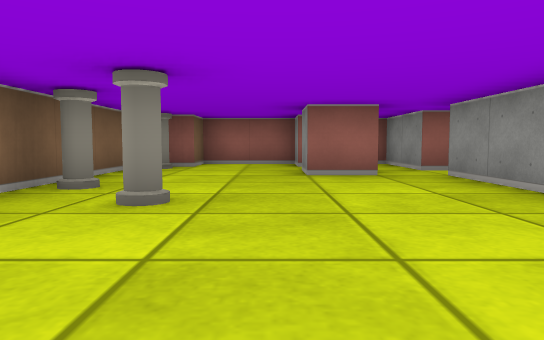
[1] (above)

16 first-person views from a walk through a cub3D level. The camera is about half as high as the walls, tilts 4° down and sees 70° across. The floor is counted in squares. Each view is taken from the middle of a square. On the plan, view 1 faces up. The plan holds only what a view shows up to about 9 squares ahead; the rest is blank. The place goes on beyond the plan.

[2]
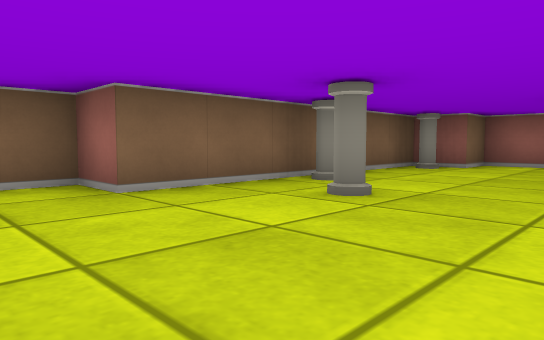

[3]
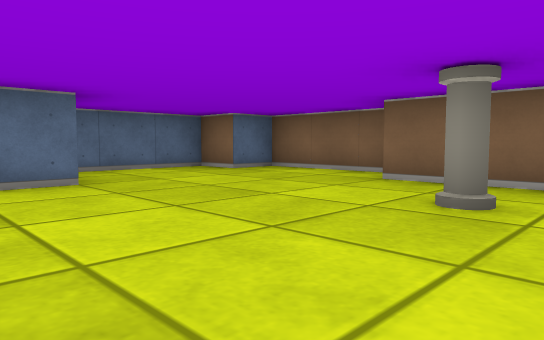

[4]
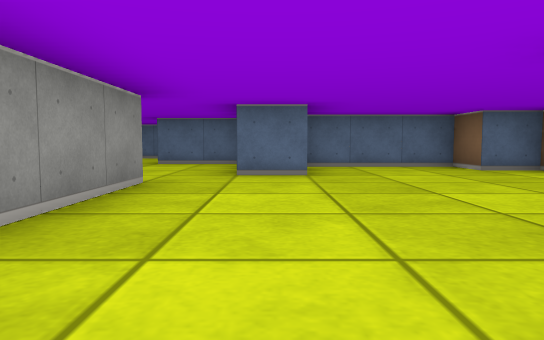

[5]
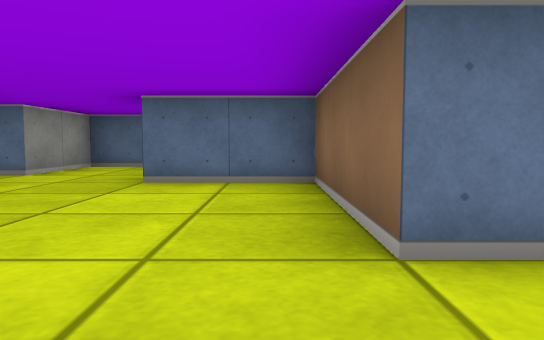

[6]
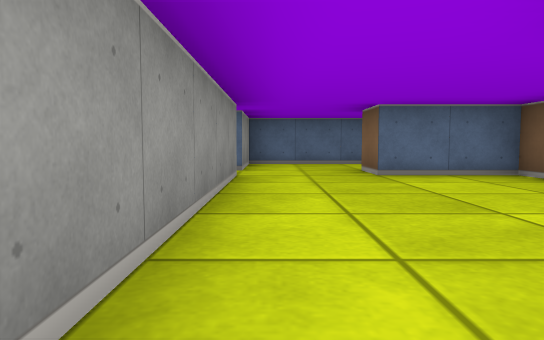

[7]
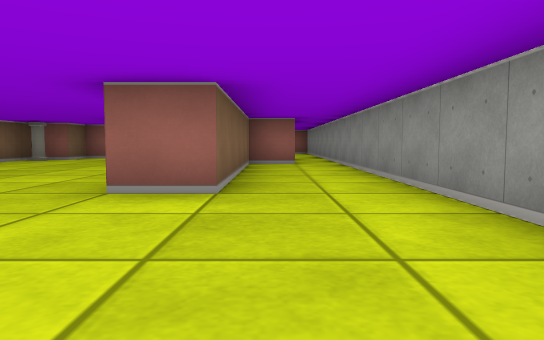

[8]
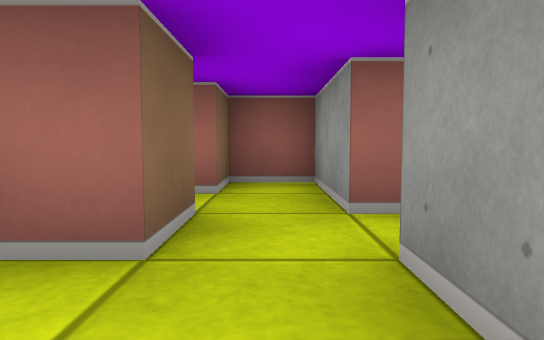

[9]
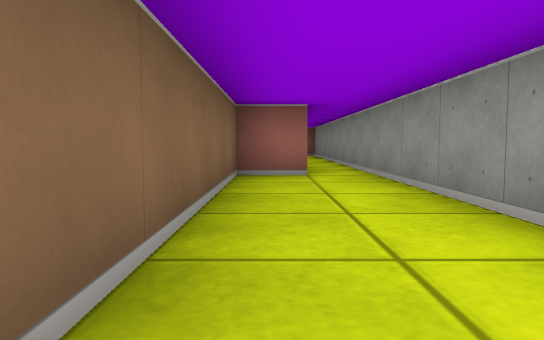

[10]
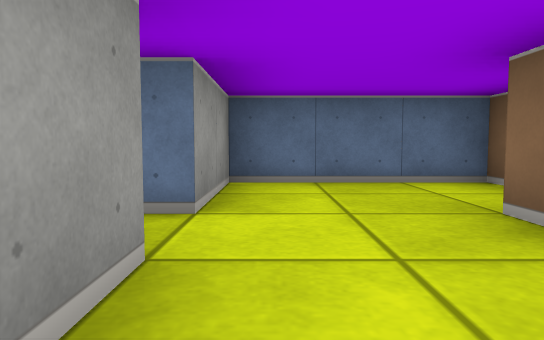

[11]
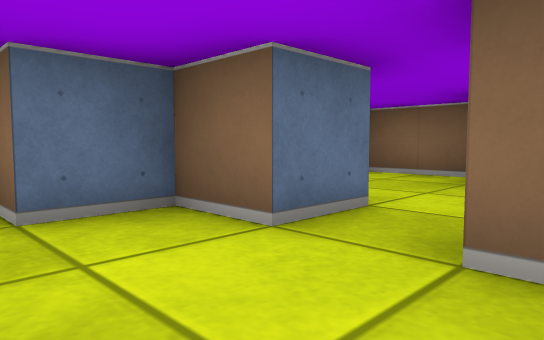

[12]
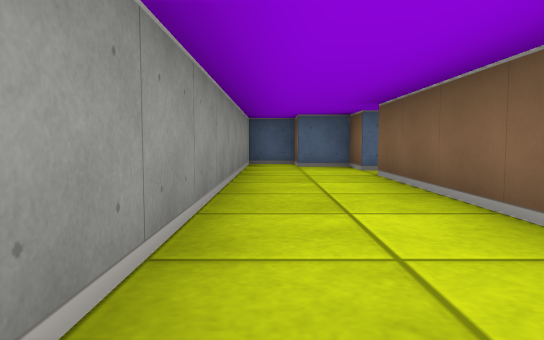

[13]
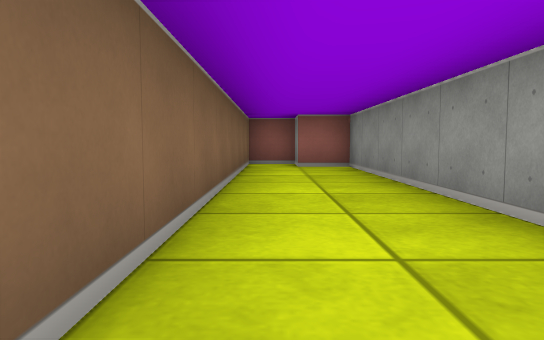

[14]
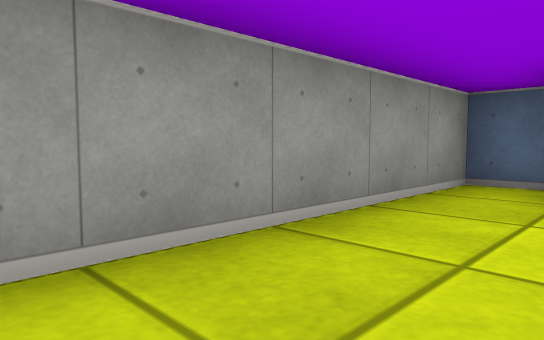

[15]
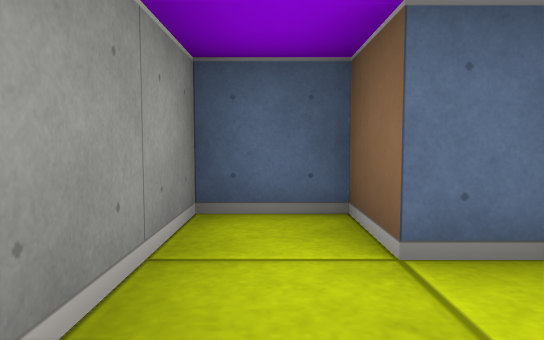

[16]
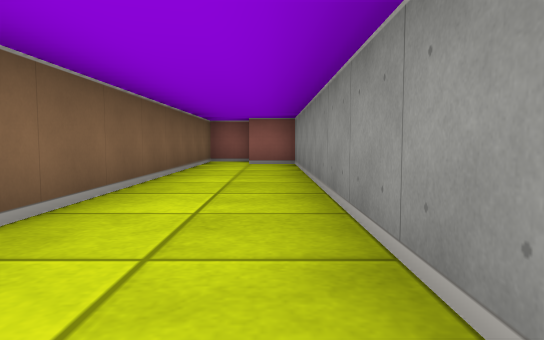

### Floor plan
Points are (right, up) in squares from view 1. A wall is a line through its corners. A room is listed if a view was taken in it or the views show most of it. See-through windows are left out.
Room 1 (views 1, 2, 3, 4, 5, 8)
walls: (0.4, -0.5) (1.5, -0.5); (2.5, 0.5) (2.5, 5.5); (1.5, 6.5) (1.5, 5.5) (0.5, 5.5) (0.5, 6.5); (2.5, 6.5) (2.5, 8.5) (1.5, 8.5) (1.5, 7.5) (0.5, 7.5) (0.5, 8.5) (-1.5, 8.5) (-1.5, 7.5) (-2.5, 7.5) (-2.5, 1.5) (-3.5, 1.5) (-3.5, -1.5) (-2.5, -1.5) (-2.5, -2.5) (0.4, -2.5)
ways out: opening at (2, 0) to room 2
objects: pillar (-2, 4); pillar (-2, 7); pillar (-1, 3)
Room 2 (views 6, 7, 9, 10)
walls: (1.5, -0.5) (1.5, -3.5) (3.5, -3.5) (3.5, -4.5); (5.5, -3.5) (5.5, 5.5); (2.5, -4.8) (2.5, -6.5) (5.5, -6.5) (5.5, -4.5); (4.6, 5.5) (3.5, 5.5) (3.5, 0.5) (2.5, 0.5)
ways out: opening at (2, 0) to room 1; opening at (6, -4) to room 3; opening at (5, 6)
Room 3 (views 11, 12, 13, 14, 15, 16)
walls: (5.5, -4.5) (6.5, -4.5) (6.5, -5.5) (7.5, -5.5) (7.5, -6.5) (8.5, -6.5) (8.5, 5.5) (7.5, 5.5) (7.5, 6.5) (6.5, 6.5) (6.5, -3.5)
ways out: opening at (6, -4) to room 2

Positions as (right, up) in squares from view 1, and headings:
1: (0, 0), facing up
2: (1, 0), facing up-left
3: (2, 4), facing down-left
4: (1, 5), facing down
5: (2, 1), facing down
6: (5, 2), facing down
7: (4, -3), facing up
8: (2, 4), facing up
9: (4, 0), facing up
10: (5, -2), facing down
11: (8, -3), facing down-left
12: (8, 2), facing down
13: (7, -2), facing up
14: (7, -2), facing down-right
15: (8, -4), facing down
16: (8, -3), facing up
